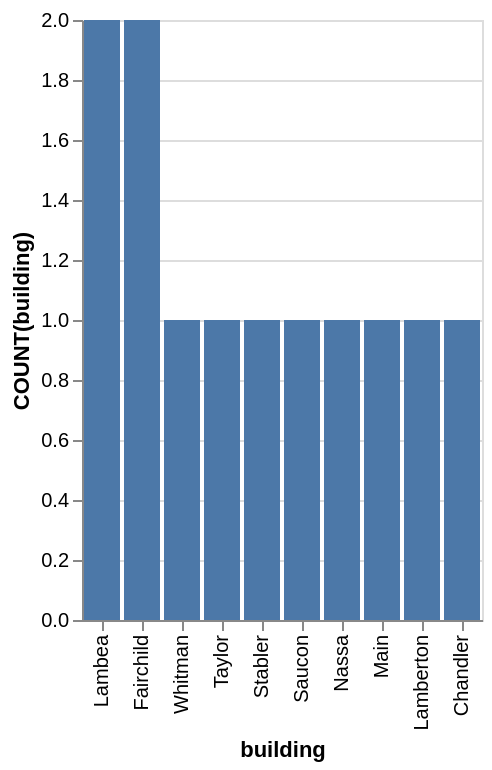

Vega-Lite specification stored for this chart:
### Vega-Lite specification from a JSON file in a GitHub repository (floating-point values rounded to 4 significant figures)
{"data": {"values": [{"x_data": "Lambea", "y_data": 2}, {"x_data": "Fairchild", "y_data": 2}, {"x_data": "Whitman", "y_data": 1}, {"x_data": "Taylor", "y_data": 1}, {"x_data": "Stabler", "y_data": 1}, {"x_data": "Saucon", "y_data": 1}, {"x_data": "Nassa", "y_data": 1}, {"x_data": "Main", "y_data": 1}, {"x_data": "Lamberton", "y_data": 1}, {"x_data": "Chandler", "y_data": 1}]}, "mark": "bar", "encoding": {"x": {"field": "x_data", "type": "nominal", "title": "building", "sort": {"op": "sum", "field": "y_data", "order": "descending"}}, "y": {"field": "y_data", "type": "quantitative", "title": "COUNT(building)"}}}
